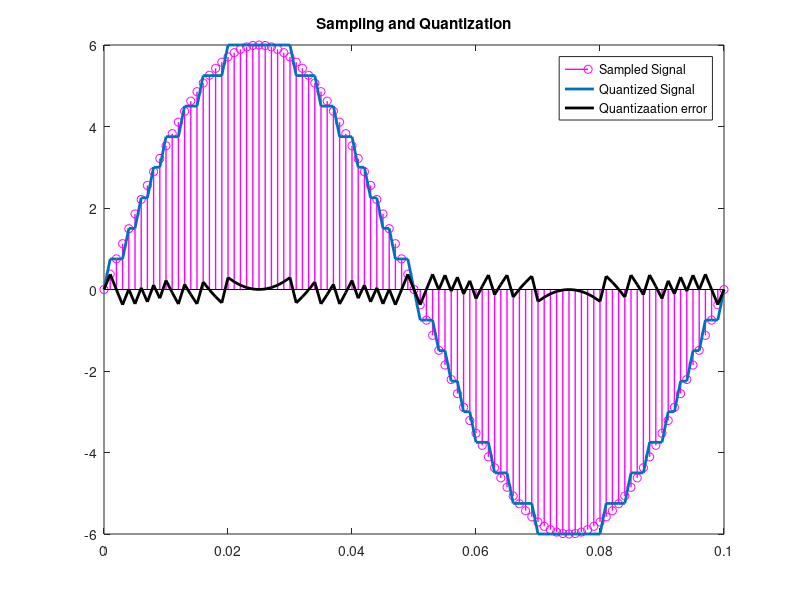
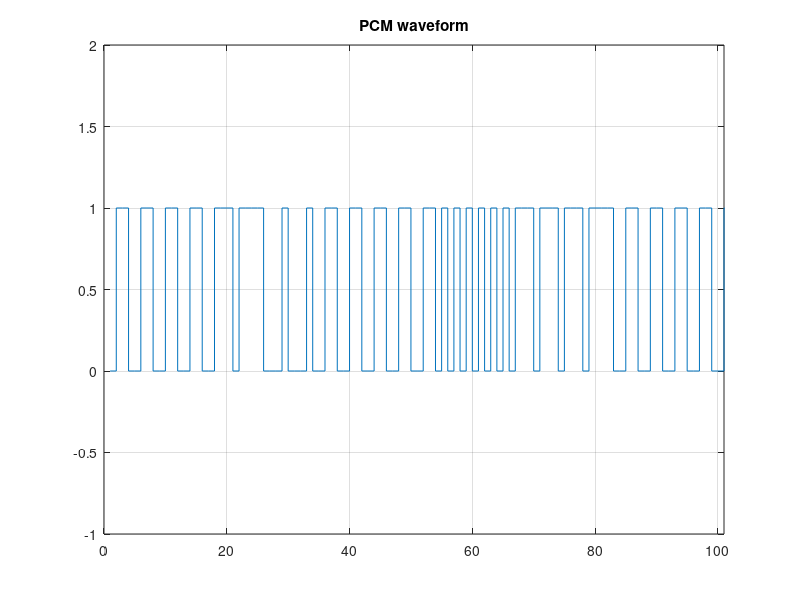
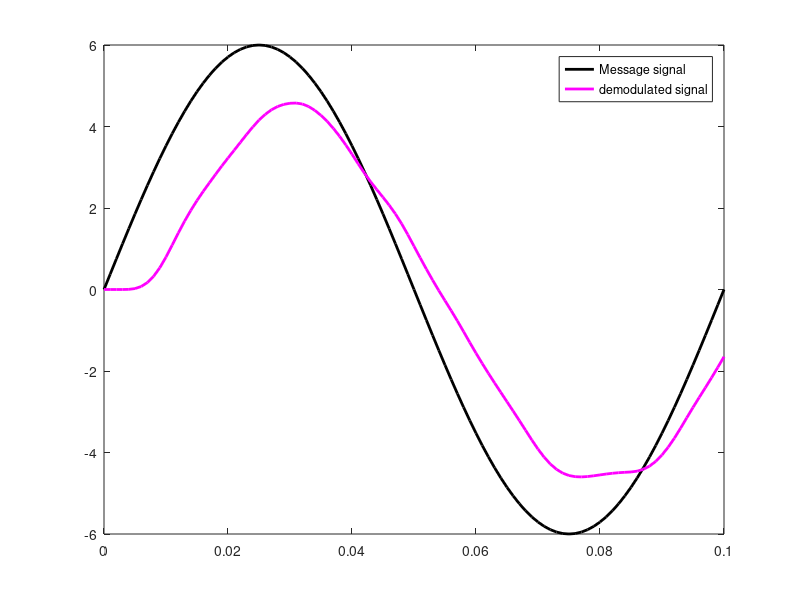

Here is the MATLAB script that generated these plots, in order:
clc;clear all;close all;
fm=10
fs=520
n=4;mp=6
t=0:0.001:0.1
xs = mp*sin(2*pi*fm*t)
L = 2^n;
delta  = (2*mp)/L
xq = delta * round(xs/delta)
e = xq-xs
code = []
k =1
xqenc = xq + mp
for i= 1:length(xq)
    d = dec2bin(xqenc(i),n)
    for j= 1:n
        code(k)=d(j)-48
        k=k+1
    end
end
figure;
stem(t,xs,'m','linewidth',1)
title('Sampling and Quantization')
hold on
plot(t,xq,'linewidth',2)
hold on
plot(t,e,'k','linewidth',2)
legend('Sampled Signal','Quantized Signal','Quantizaation error')
figure
stairs(code)
grid on
title('PCM waveform')
g = length(xq)
axis([0 g -1 2])
qnt = reshape(code,n,(length(code)/n))
index = bi2de(qnt','left-msb')
in = ((index-mp)*delta)
[den,num]= butter(3,2*pi*fm/fs)
s1=filter(den,num,in)
figure
plot(t,xs,'k','linewidth',2)
hold on
plot(t,s1,'m','linewidth',2)
legend('Message signal','demodulated signal')
